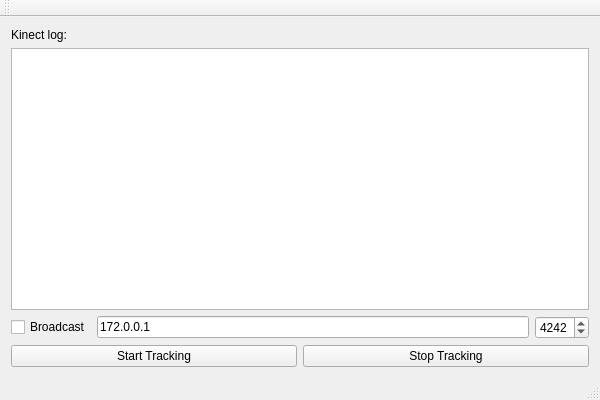
<?xml version="1.0" encoding="UTF-8"?>
<ui version="4.0">
 <class>qtkinectClass</class>
 <widget class="QMainWindow" name="qtkinectClass">
  <property name="geometry">
   <rect>
    <x>0</x>
    <y>0</y>
    <width>600</width>
    <height>400</height>
   </rect>
  </property>
  <property name="windowTitle">
   <string>qtkinect</string>
  </property>
  <widget class="QWidget" name="centralWidget">
   <layout class="QVBoxLayout" name="verticalLayout">
    <item>
     <widget class="QLabel" name="label">
      <property name="text">
       <string>Kinect log:</string>
      </property>
     </widget>
    </item>
    <item>
     <widget class="QPlainTextEdit" name="pte_logWindow">
      <property name="readOnly">
       <bool>true</bool>
      </property>
     </widget>
    </item>
    <item>
     <layout class="QHBoxLayout" name="horizontalLayout_2">
      <item>
       <widget class="QCheckBox" name="cb_broadcast">
        <property name="text">
         <string>Broadcast</string>
        </property>
       </widget>
      </item>
      <item>
       <widget class="QLineEdit" name="le_ipaddress">
        <property name="text">
         <string>172.0.0.1</string>
        </property>
       </widget>
      </item>
      <item>
       <widget class="QSpinBox" name="sb_port">
        <property name="maximum">
         <number>8888</number>
        </property>
        <property name="value">
         <number>4242</number>
        </property>
       </widget>
      </item>
     </layout>
    </item>
    <item>
     <layout class="QHBoxLayout" name="horizontalLayout">
      <item>
       <widget class="QPushButton" name="pb_startTracking">
        <property name="text">
         <string>Start Tracking</string>
        </property>
       </widget>
      </item>
      <item>
       <widget class="QPushButton" name="pb_stopTracking">
        <property name="text">
         <string>Stop Tracking</string>
        </property>
       </widget>
      </item>
     </layout>
    </item>
   </layout>
  </widget>
  <widget class="QMenuBar" name="menuBar">
   <property name="geometry">
    <rect>
     <x>0</x>
     <y>0</y>
     <width>600</width>
     <height>26</height>
    </rect>
   </property>
  </widget>
  <widget class="QToolBar" name="mainToolBar">
   <attribute name="toolBarArea">
    <enum>TopToolBarArea</enum>
   </attribute>
   <attribute name="toolBarBreak">
    <bool>false</bool>
   </attribute>
  </widget>
  <widget class="QStatusBar" name="statusBar"/>
 </widget>
 <layoutdefault spacing="6" margin="11"/>
 <resources>
  <include location="qtkinect.qrc"/>
 </resources>
 <connections/>
</ui>
